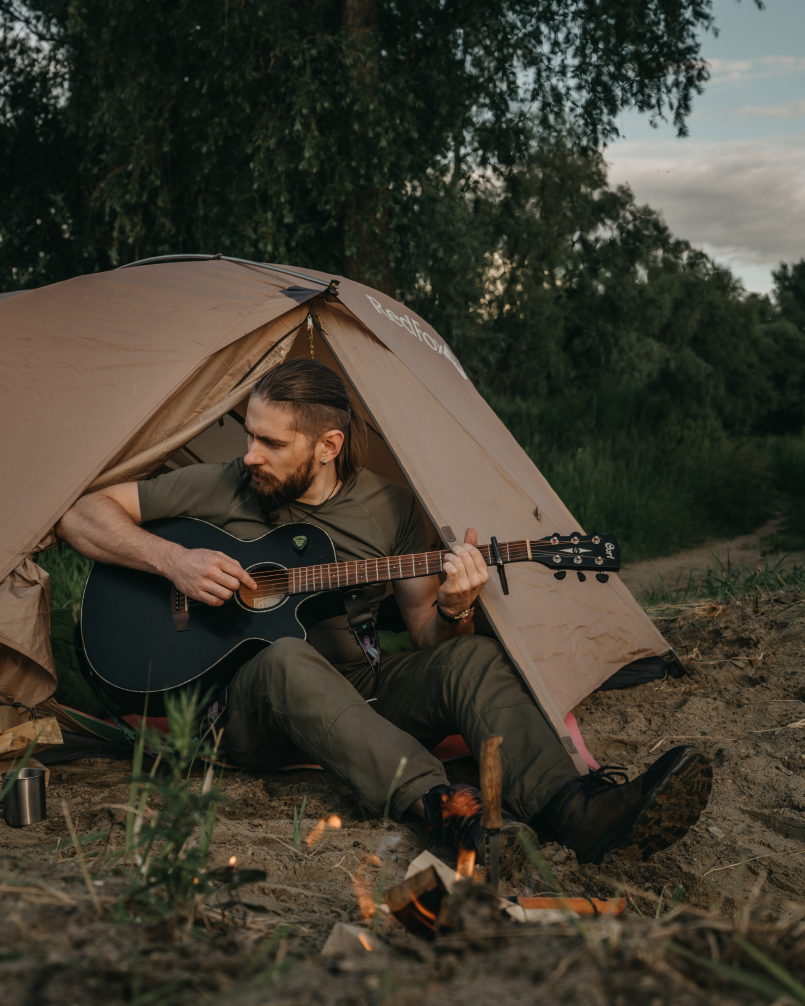
#> input picture manwithguitar.jpg, 4024 x 5030 px (shown at 1/5 size)
$ python AddTextToImage.py
#> lines starting #> are read from the running program, lines starting #| are printed output that depends on the picture
from PIL import Image, ImageDraw, ImageFont
#open the file and assign into image variable
orig_img = Image.open("manwithguitar.jpg")
#> orig_img is the input picture: PIL image 4024x5030 RGB; mean R, G, B 64.3, 60.3, 48.4
#select image font and size
title_font = ImageFont.truetype("Freehand-Regular.ttf", 500)
#Rendring text
input_text = "Alone with Nature"
#convert image into editable format
editable_img = ImageDraw.Draw(orig_img)
#rendring the image
editable_img.text((20,20), input_text, (255,215,0), font = title_font)
#export the result
orig_img.save("result.jpg")
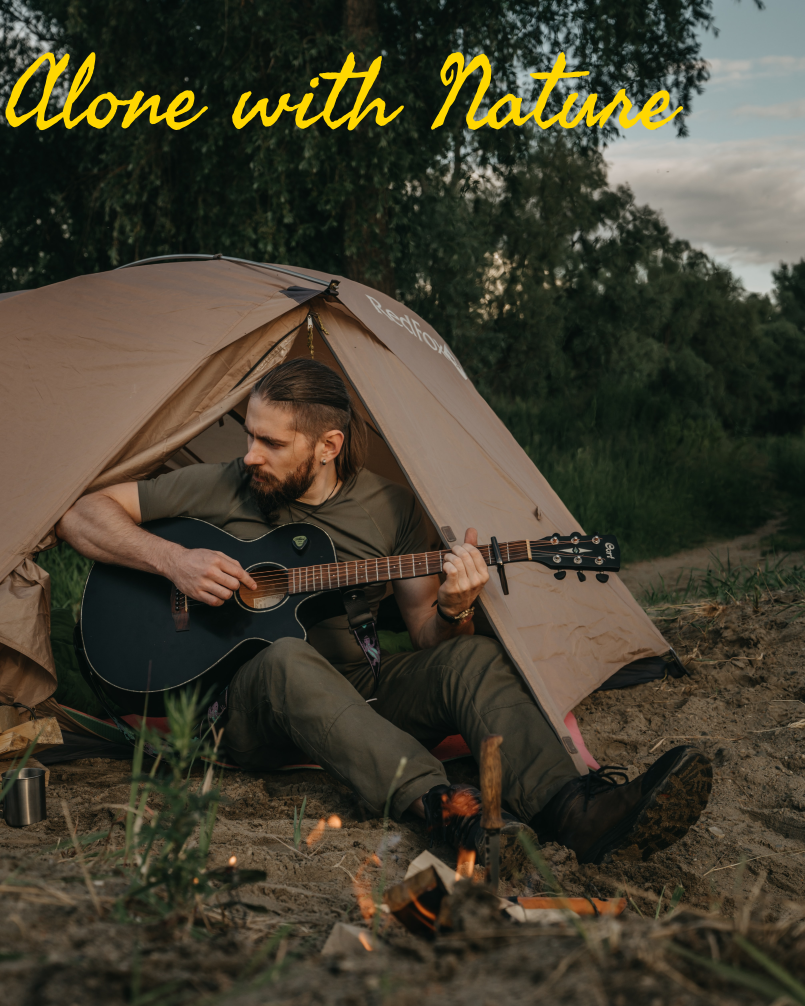
#> saved as result.jpg: PIL image 4024x5030 RGB (shown at 1/5 size); mean R, G, B 67.9, 63, 47.6
